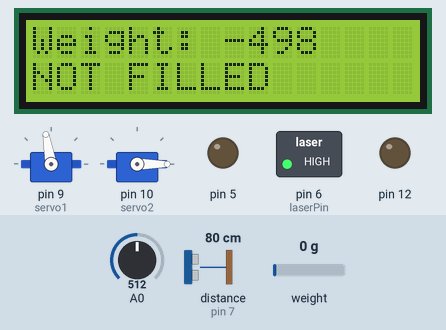
A sketch run on a simulated Arduino Leonardo, built with avr-gcc and run on an emulated ATmega32U4. Parts: 2 × servo, 16×2 character LCD, switched loads named in the sketch (green lamp = pin HIGH), output pins drawn as LEDs (lit = HIGH). Wiring (inferred from the names in the program): ultrasonic range finder: trigger pin 8; echo pin 7. Inputs (shaded band) come from the test bench; at power-on: distance to the obstacle (sensor on pin 7) 80 cm, weight on the scale 0 g, A0 = 512. The echo pulse lasts 58.3 µs per cm; pins used as bus, display or sensor lines are not drawn; what the sketch prints to the serial monitor is not drawn.

Above: at 1.2 s.
1.3 s: distance to the obstacle (sensor on pin 7) set to 23 cm
2.8 s: distance to the obstacle (sensor on pin 7) set to 18 cm
At 5.0 s:
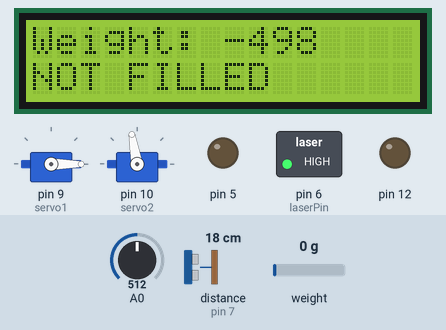
5.5 s: weight on the scale set to 100 g
At 6.1 s:
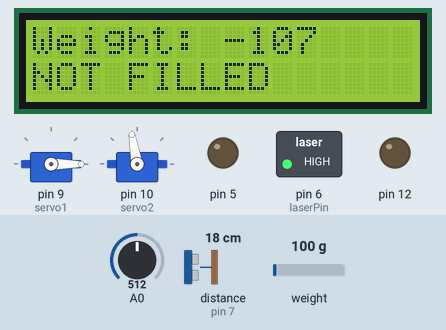
7.0 s: weight on the scale set to 1250 g
At 8.0 s:
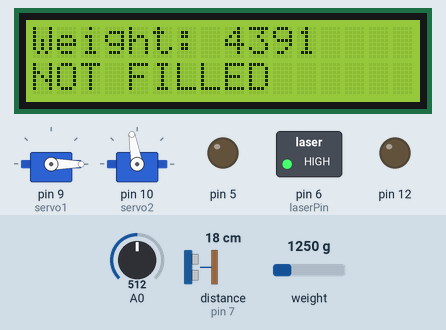
8.5 s: weight on the scale set to 2500 g
At 9.9 s:
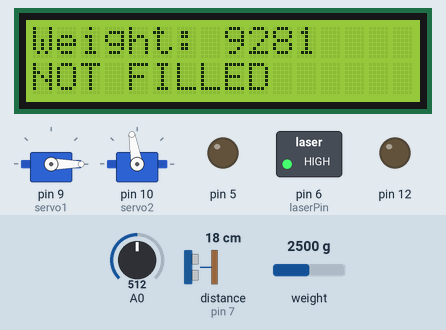
Timing chart, 0 to 11.0 s (numbered marks = the images above; inputs shaded):
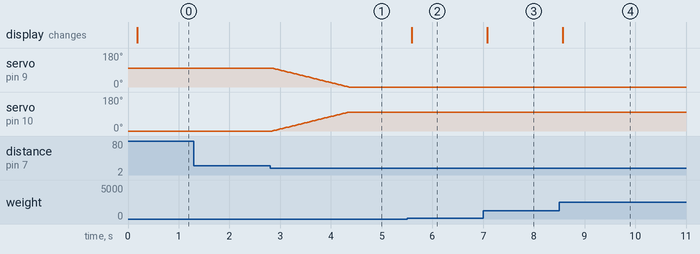

Measured:
- the behaviour switches between 21 and 20 cm on distance to the obstacle (sensor on pin 7) (found by bisection; images 0 and 1)
- after the input at 1.3 s, every drawn part: stays the same
- after the input at 2.8 s, servo on pin 9 (servo1): moves from 100° to 0° over 1.5 s, starting at once; servo on pin 10 (servo2): moves from 0° to 100° over 1.5 s, starting at once
- after the input at 5.5 s, the display: changes after 0.09 s (image 2)
- after the input at 7.0 s, the display: changes after 0.08 s (image 3)
- after the input at 8.5 s, the display: changes after 0.07 s (image 4)

The sketch:

DustbinCode.ino
```cpp
#include <Mouse.h>
#include <Servo.h>
#include <LiquidCrystal_I2C.h>
LiquidCrystal_I2C lcd(0x27, 16, 2);
Servo servo1;
Servo servo2;
int laserPin = 6;
const int trigpin= 8;
const int echopin= 7;
long duration;
int distance;
int pos=100;
int pos2=0;
#include "HX711.h"
unsigned long previousMillis = 0;        // will store last time LED was updated
const long interval = 1000;
const int LOADCELL_DOUT_PIN = 3;
const int LOADCELL_SCK_PIN = 2;

HX711 scale;

void setup(){
  pinMode(12, OUTPUT);
  pinMode(5,OUTPUT);
  pinMode(trigpin,OUTPUT);
  pinMode(echopin,INPUT);
  servo1.attach(9);
  servo2.attach(10);
  Serial.begin(9600);
  servo1.write(pos);
  servo2.write(pos2);
  scale.begin(LOADCELL_DOUT_PIN, LOADCELL_SCK_PIN);
  lcd.init(); // initialize the lcd
  lcd.backlight();
  pinMode(laserPin, OUTPUT);
  digitalWrite(laserPin, HIGH);
     // move cursor to   (0, 0)
}
long int weight=0;
bool block=false;
char state="N";
void loop(){
  // if (scale.is_ready()) {
    long reading = scale.read();
    weight=map(reading,53520,107200,0,500);
if (weight>390){
      if(analogRead(A0)>850){
        if(pos>0){
   lcd.setCursor(0, 0);
    lcd.print("Weight: ");
    lcd.print(weight);
    lcd.setCursor(0, 1);
lcd.print("FILLED     ");
digitalWrite(12,HIGH);
digitalWrite(5,HIGH);
Serial.write("FULL");
        }
 else{
      lcd.setCursor(0, 0);
    lcd.print("Weight: ");
    lcd.print(weight);
    lcd.setCursor(0, 1);
   lcd.print("NOT FILLED");
   digitalWrite(12,LOW);
  digitalWrite(5,LOW);
  Serial.write("EMPTY");
 }
      }
 else{
      lcd.setCursor(0, 0);
    lcd.print("Weight: ");
    lcd.print(weight);
    lcd.setCursor(0, 1);
   state="N";
   lcd.print("NOT FILLED");
   digitalWrite(12,LOW);
  digitalWrite(5,LOW);
    Serial.write("EMPTY");
 }
}
else{
     lcd.setCursor(0, 0);
    lcd.print("Weight: ");
    lcd.print(weight);
    lcd.setCursor(0, 1);
  state="N";
  lcd.print("NOT FILLED");
  digitalWrite(12,LOW);
  digitalWrite(5,LOW);
    Serial.write("EMPTY");
}

    // Serial.print("weight: ");
    // Serial.println(weight);
  // }
  // else {
  //   Serial.println("HX711 not found.");
  // }
  digitalWrite(trigpin,HIGH);
  delayMicroseconds(10);
  digitalWrite(trigpin,LOW);
  duration=pulseIn(echopin,HIGH);
  distance = duration*0.034/2;
  // Serial.println(analogRead(A0));
  if (distance<20){
    if(pos>0){
 for (pos = 100; pos >= 0; pos -= 1) {
   pos2=(pos-100)*-1;
    servo1.write(pos);
    servo2.write(pos2) ;
    delay(15);
  }
}

  }
else{

  if(pos<100){
   delay(5000);
  for (pos = 0; pos <= 100; pos += 1) {
    pos2=(pos-100)*-1;
    servo1.write(pos);
    servo2.write(pos2);
    delay(15);
  }
  }
}
}
```
